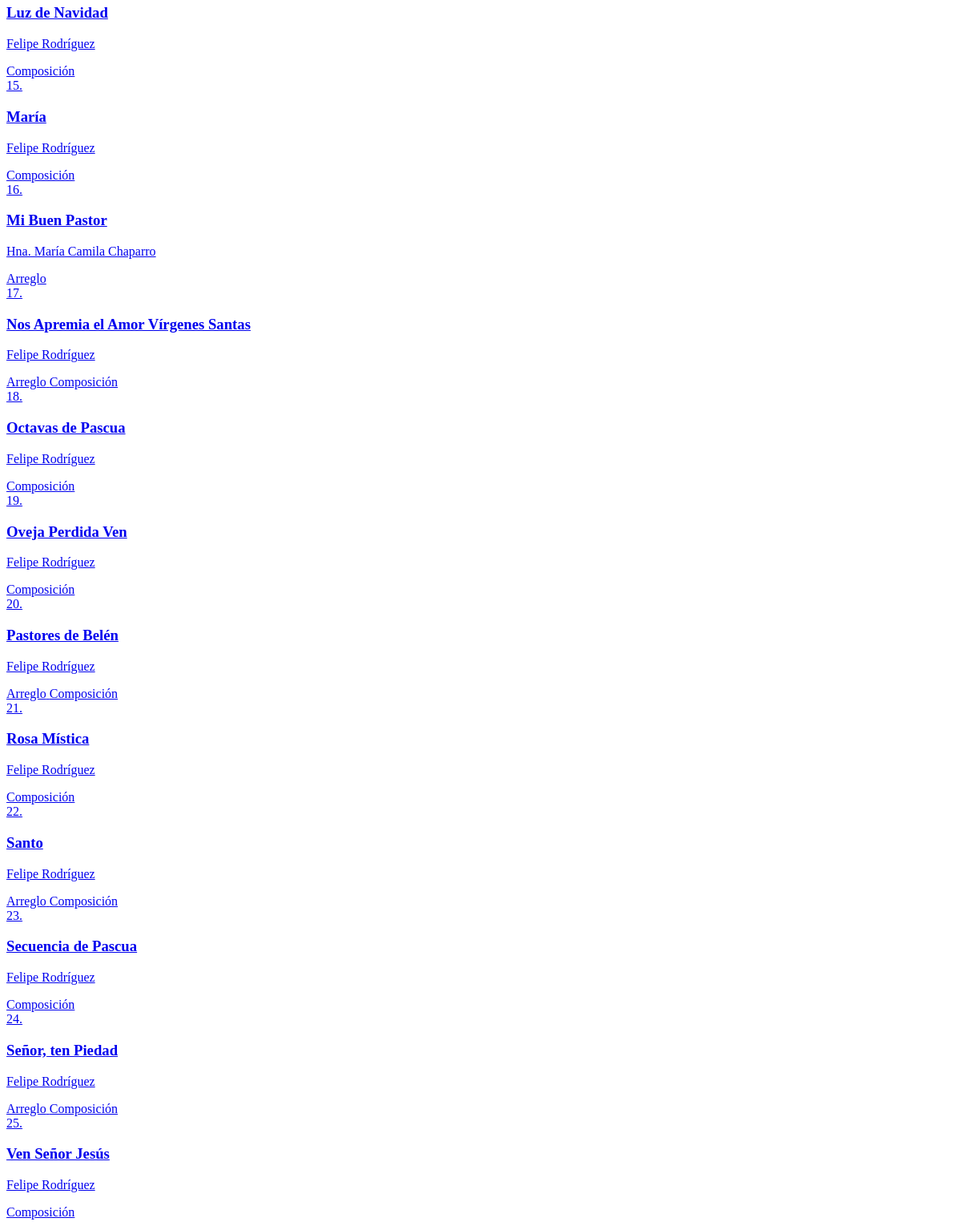
Page /get_playlist (lower part) on the earlier database version.
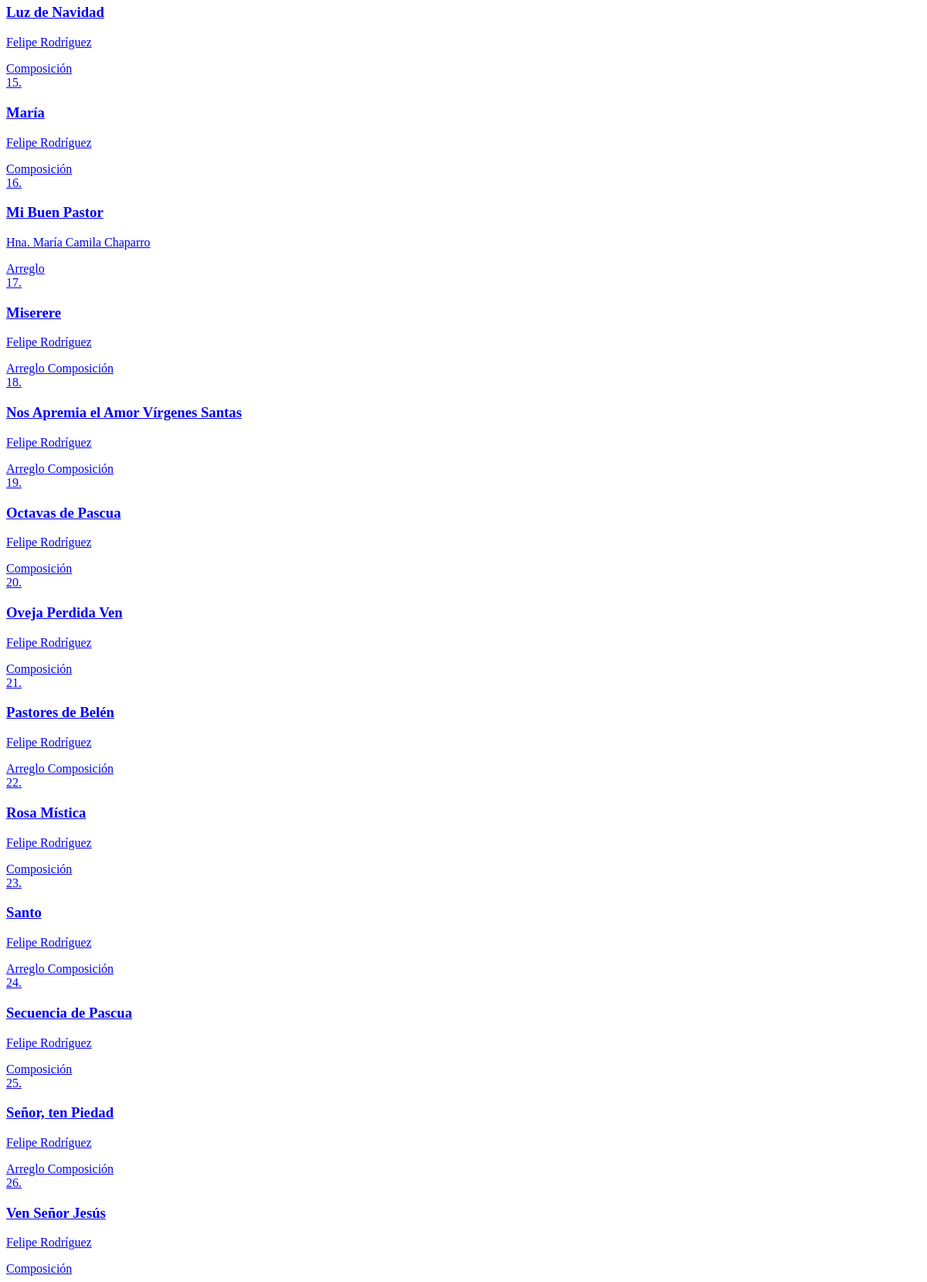
Same page on the later database version.
### app.py (models this page shows, shortened)
class Cancion(db.Model):
    id = db.Column(db.Integer, primary_key=True)
    titulo = db.Column(db.String(150), nullable=False)
    musica = db.Column(db.String(100))
    letra = db.Column(db.String(100))
    adaptacion = db.Column(db.String(100))
    idioma = db.Column(db.String(50))
    anio = db.Column(db.Integer)
    descripcion = db.Column(db.Text)
    audio = db.Column(db.String(150))
    letras_acordes = db.Column(db.String(150)) # Antes 'partitura' (PDF)
    partitura = db.Column(db.String(150))      # Antes 'partitura_xml' (MusicXML)
    tags_json = db.Column(db.String(500))
    tipo = db.Column(db.String(50), nullable=False, default='local')
    categorias_json = db.Column(db.String(200))
    youtube_video_embed = db.Column(db.Text)
    youtube_audio_embed = db.Column(db.Text)
    @property
    def categorias(self):
        return json.loads(self.categorias_json) if self.categorias_json else []

### app.py (the view)
@app.route('/get_playlist')
def get_playlist_partial():
    context = request.args.get('context', 'index')
    tag_name = request.args.get('tag_name')
    search_query = request.args.get('search')
    sort_by = request.args.get('sort_by', 'canonico')
    playlist = get_playlist_songs(context, tag_name, search_query, sort_by)
    return render_template(
        '_song_list.html',
        composiciones=playlist,
        page_context=context,
        tag_nombre=tag_name,
        search_query=search_query,
        sort_by=sort_by
    )

### app.py (called while the page is built)
@app.template_filter('sort_categories_for_page')
def sort_categories_for_page(categories, page_context='default'):
    sorted_cats = list(categories) # Crear una copia para no modificar la original
    if page_context == 'arreglos':
        sorted_cats.sort(key=lambda x: (x != 'Composición', x != 'Arreglo'))
    else:
        sorted_cats.sort(key=lambda x: (x != 'Arreglo', x != 'Composición'))
    return sorted_cats

### templates/_song_list.html
<div class="lista-composiciones">
    {% for obra in composiciones %}
        <a href="{{ url_for('ver_composicion', comp_id=obra.id, context=page_context, tag_name=tag_nombre, search=search_query, sort_by=sort_by) }}" class="tarjeta-obra">
            <div class="info-tarjeta">
                <div class="song-title-with-number">
                    <span class="song-number">{{ loop.index }}.</span>
                    <h3>{{ obra.titulo }}</h3>
                </div>
                <p>{{ obra.musica }}</p>
            </div>
            <div class="categoria-tags-container">
                {% if obra.categorias %}
                    {% for cat in obra.categorias | sort_categories_for_page(page_context) %}
                        <span class="categoria-tag">{{ cat }}</span>
                    {% endfor %}
                {% endif %}
            </div>
        </a>
    {% else %}
        <p style="padding: 20px;">No se encontraron canciones que coincidan con tu búsqueda.</p>
    {% endfor %}
</div>

Differences in the rows shown:
added Cancion: titulo "Miserere", musica "Felipe Rodríguez", cat "Arreglo" "Composición"
